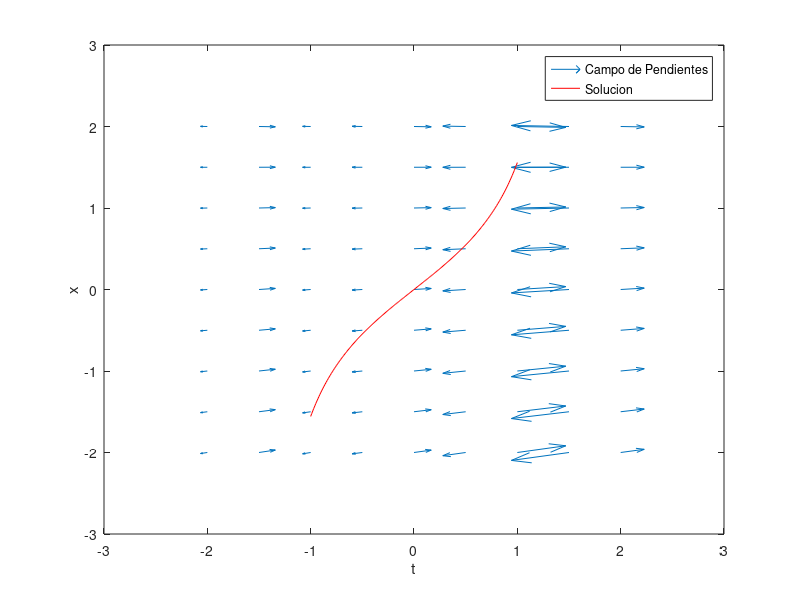

Write the MATLAB code that produced this figure.
clear all; close all; clc

% Practica 0: Campo de pendientes

[T,X] = meshgrid(-2:0.5:2,-2:0.5:2);
dT = ones(size(T));

% Ecuacion diferencial
dX = 1 - 3*T + X + T.^2 + T.*X;

% Graficas
figure(1)
N = sqrt(dT.^2 + dX.^2);
quiver(T,X,dT/N,dX/N); 
hold on
t = -1:0.01:1;
x1 = tan(t);
plot(t,x1, 'r-')
legend('Campo de Pendientes','Solucion')
xlabel('t')
ylabel('x')
hold off